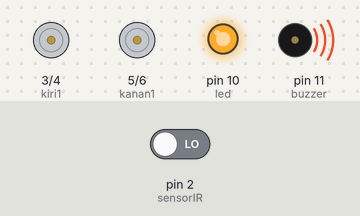
Recording of a sketch running on a simulated Arduino Uno, built with avr-gcc and run on an emulated ATmega328P. On the bench: motor-driver pin pairs drawn as motors (green arrow = first pin HIGH = forward, orange = second pin HIGH = backward, longer = more drive), output pins drawn as LEDs (lit = HIGH), buzzer (waves = sounding, pin HIGH). The test bench sets the inputs (shaded band); at power-on: pin 2 (sensorIR) LOW.

Above: at 8.6 s.
8.7 s: pin 2 (sensorIR) driven HIGH
At 11.5 s:
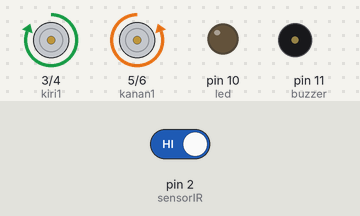
At 12.8 s:
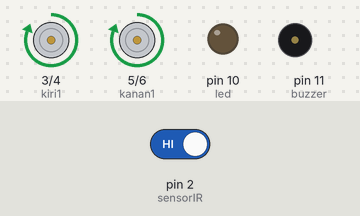
13.5 s: pin 2 (sensorIR) driven LOW
At 15.1 s:
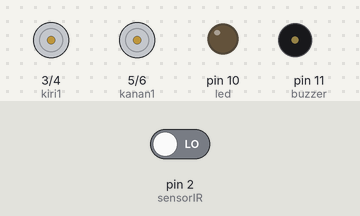
Timing chart, 0 to 24.9 s (numbered marks = the images above; inputs shaded):
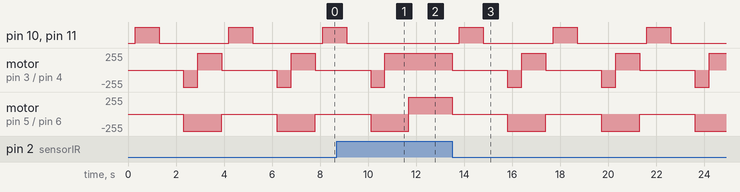

Measured:
- after the input at 8.7 s, pin 10 (led), pin 11 (buzzer): goes on until 9.1 s, then stays LOW; motor on pin 3 (kiri1) / pin 4 (kiri2): goes on until 10.7 s, then stays forward 255/255
- after the input at 13.5 s, pin 10 (led), pin 11 (buzzer): alternates HIGH for 1.0 s and LOW for 2.9 s, starting after 0.30 s
- by itself, pin 10 (led), pin 11 (buzzer): alternates HIGH for 1.0 s and LOW for 2.9 s
- by itself, motor on pin 5 (kanan1) / pin 6 (kanan2): alternates backward 255/255 for 1.6 s and stopped for 2.3 s

The sketch:

S2_code_class4_PT10.ino
```cpp
// Sensor IR
int sensorIR = 2;

// Indikator
int led = 10;
int buzzer = 11;

// MOTOR KIRI
int kiri1 = 3;
int kiri2 = 4;

// MOTOR KANAN
int kanan1 = 5;
int kanan2 = 6;

void setup() {
  pinMode(sensorIR, INPUT);
  pinMode(led, OUTPUT);
  pinMode(buzzer, OUTPUT);
  pinMode(kiri1, OUTPUT);
  pinMode(kiri2, OUTPUT);
  pinMode(kanan1, OUTPUT);
  pinMode(kanan2, OUTPUT);
}

void loop() {
  int bacaSensor = digitalRead(sensorIR);

  if (bacaSensor == HIGH) {
    maju();
  } else {
    berhenti();
    delay(300);
    indikator();
    mundur();
    delay(600);
    putarBalik();
    delay(1000);
  }
}

void indikator() {
  digitalWrite(led, HIGH);
  digitalWrite(buzzer, HIGH);
  delay(1000);
  digitalWrite(led, LOW);
  digitalWrite(buzzer, LOW);
  delay(1000);
}

void maju() {
  digitalWrite(kiri1, HIGH);
  digitalWrite(kiri2, LOW);
  digitalWrite(kanan1, HIGH);
  digitalWrite(kanan2, LOW);
}

void berhenti() {
  digitalWrite(kiri1, LOW);
  digitalWrite(kiri2, LOW);
  digitalWrite(kanan1, LOW);
  digitalWrite(kanan2, LOW);
}

void mundur() {
  digitalWrite(kiri1, LOW);
  digitalWrite(kiri2, HIGH);
  digitalWrite(kanan1, LOW);
  digitalWrite(kanan2, HIGH);
}

void putarBalik() {
  digitalWrite(kiri1, HIGH);
  digitalWrite(kiri2, LOW);
  digitalWrite(kanan1, LOW);
  digitalWrite(kanan2, HIGH);
}
```
